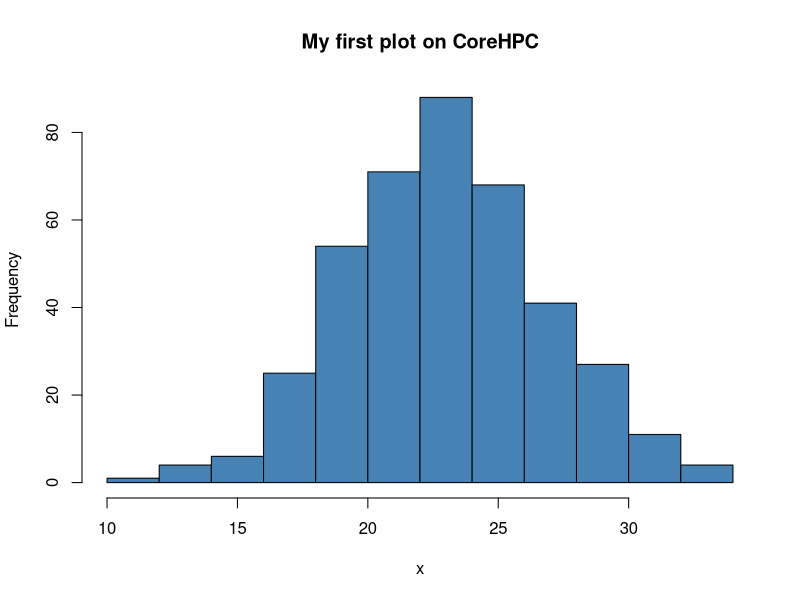

R code for this plot:
set.seed(42)
x <- rnorm(400, mean = 23, sd = 4)

png("my-plot.png", width = 600, height = 400)
hist(x, col = "steelblue", main = "My first plot on CoreHPC")
dev.off()
